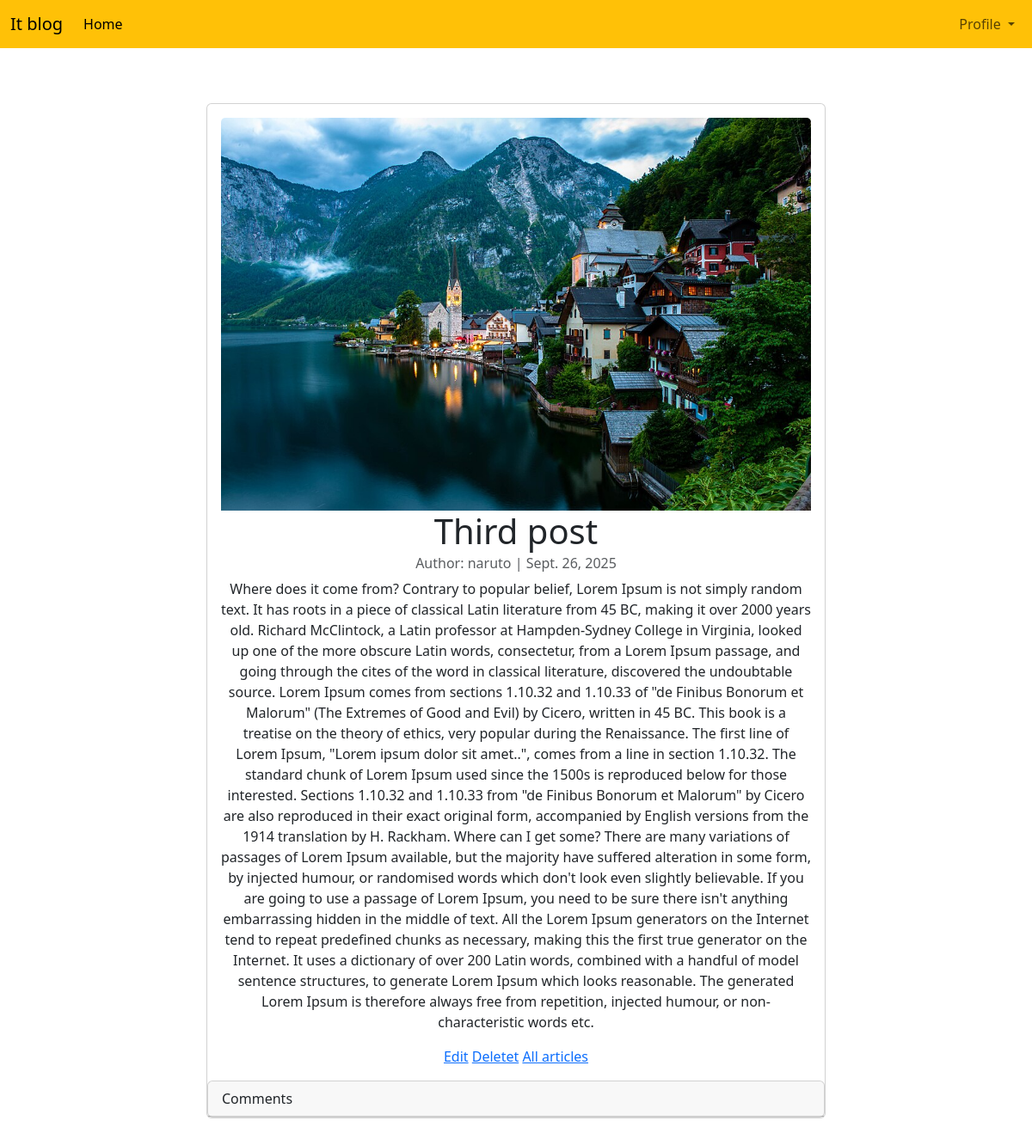
The app's page /articles/3/ (signed in) with its own data.
### articles/models.py (models this page shows, shortened)
class Article(models.Model):
    title = models.CharField(max_length=150)
    summary = models.CharField(max_length=200,blank=True)
    body = RichTextField()
    photo = models.ImageField(upload_to="images/",blank=True)
    date=models.DateField(auto_now_add=True)
    author = models.ForeignKey(
        get_user_model(),
        on_delete=models.CASCADE)

### accounts/models.py (models this page shows)
class CustomUser(AbstractUser):
    age=models.PositiveSmallIntegerField(null=True, blank=True)

### articles/views.py (the view)
# urls.py: path('<int:pk>/', ArticleDetailView.as_view(), name='article_view'),
class ArticleDetailView(DetailView):
    model = Article
    template_name = 'article_view.html'

### templates/article_view.html (shortened to what this page needs)
{% extends 'base.html' %}
{% block content %}
    <div class="container-sm my-4">
    <div class="row justify-content-center">
    <div class="col-md-10 col-lg-8">
        <div class="card">
            <div class="card-body text-center">
                {% if object.photo %}
                    <img class="card-img-top" src="{{ object.photo.url }}" alt="{{ object.title }}">
                {% endif %}
            <h1 class="card-title"> {{ object.title }} </h1>
            <h6 class="card-subtitle mb-2 text-muted"> Author: {{ object.author }} | {{ object.date }}</h6>
            <p class="card-text"> {{ object.body | safe }}</p>
            <a href="{% url 'article_edit' article.pk %}"> Edit</a>
            <a href="{% url 'article_delete' article.pk %}"> Deletet</a>
            <a href="{% url 'article_list'  %}"> All articles</a>
            </div>
        <div class="card">
            <div class="card-header"> Comments</div>
        </div>
        </div>
        </div>
        </div>
    </div>
{% endblock content %}

### records on screen
Article: photo (picture), title "Third post", author "naruto", date "Sept. 26, 2025", body "Where does it come from? Contrary to popular belief, Lorem Ipsum is not simply random text. It has roots in a piece of classical Latin literature from 45 BC, making it over 2000 years old. Richard McClintock, a Latin professor at Hampden-Sydney College in Virginia, looked up one of the more obscure Latin words, consectetur, from a Lorem Ipsum passage, and going through the cites of the word in classical literature, discovered the undoubtable source. Lorem Ipsum comes from sections 1.10.32 and 1.10.33 of \"de Finibus Bonorum et Malorum\" (The Extremes of Good and Evil) by Cicero, written in 45 BC. This book is a treatise on the theory of ethics, very popular during the Renaissance. The first…"
